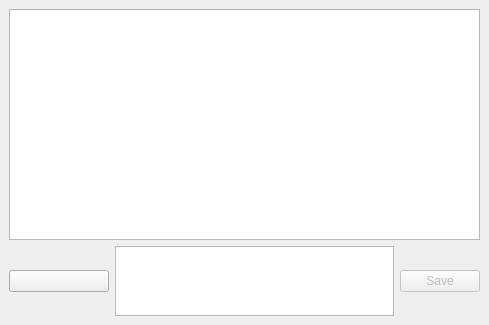
<?xml version="1.0" encoding="UTF-8"?>
<ui version="4.0">
 <class>StatusWindow</class>
 <widget class="QMainWindow" name="StatusWindow">
  <property name="geometry">
   <rect>
    <x>0</x>
    <y>0</y>
    <width>489</width>
    <height>325</height>
   </rect>
  </property>
  <property name="windowTitle">
   <string>Status</string>
  </property>
  <widget class="QWidget" name="centralwidget">
   <layout class="QVBoxLayout" name="verticalLayout">
    <item>
     <widget class="QListWidget" name="listWidget"/>
    </item>
    <item>
     <layout class="QHBoxLayout" name="horizontalLayout">
      <item>
       <widget class="QPushButton" name="selectEmojiButton">
        <property name="enabled">
         <bool>true</bool>
        </property>
        <property name="sizePolicy">
         <sizepolicy hsizetype="Minimum" vsizetype="Fixed">
          <horstretch>0</horstretch>
          <verstretch>0</verstretch>
         </sizepolicy>
        </property>
        <property name="minimumSize">
         <size>
          <width>100</width>
          <height>0</height>
         </size>
        </property>
        <property name="maximumSize">
         <size>
          <width>16777215</width>
          <height>16777215</height>
         </size>
        </property>
        <property name="text">
         <string/>
        </property>
        <property name="icon">
         <iconset>
          <normaloff>../../../../../../../../../../../usr/share/yappari/icons/48x48/81-23.png</normaloff>../../../../../../../../../../../usr/share/yappari/icons/48x48/81-23.png</iconset>
        </property>
        <property name="iconSize">
         <size>
          <width>48</width>
          <height>48</height>
         </size>
        </property>
       </widget>
      </item>
      <item>
       <widget class="ChatTextEdit" name="textEdit">
        <property name="maximumSize">
         <size>
          <width>16777215</width>
          <height>70</height>
         </size>
        </property>
       </widget>
      </item>
      <item>
       <widget class="QPushButton" name="saveButton">
        <property name="enabled">
         <bool>false</bool>
        </property>
        <property name="maximumSize">
         <size>
          <width>150</width>
          <height>16777215</height>
         </size>
        </property>
        <property name="text">
         <string>Save</string>
        </property>
       </widget>
      </item>
     </layout>
    </item>
   </layout>
  </widget>
  <widget class="QMenuBar" name="menubar">
   <property name="geometry">
    <rect>
     <x>0</x>
     <y>0</y>
     <width>489</width>
     <height>25</height>
    </rect>
   </property>
  </widget>
 </widget>
 <customwidgets>
  <customwidget>
   <class>ChatTextEdit</class>
   <extends>QTextEdit</extends>
   <header>Gui/chattextedit.h</header>
  </customwidget>
 </customwidgets>
 <resources/>
 <connections/>
</ui>
